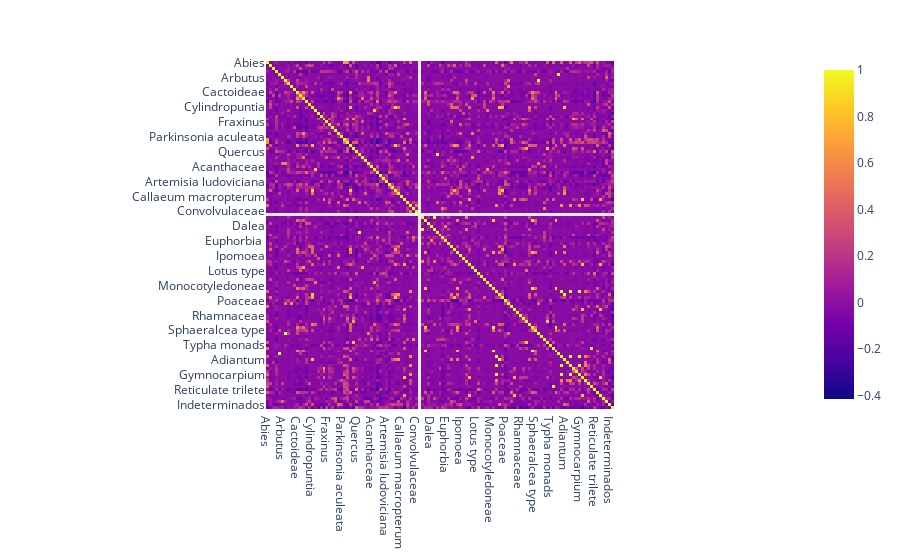

The cell this chart's notebook holds for it:
### Code cell
df_correlations = df.copy()
df_correlations.drop('Profundidad', inplace=True, axis=1)
fig = px.imshow(df_correlations.corr())
fig.show()

### Figure 1 — Plotly figure (JSON) as saved in the notebook; plotly's stock layout.template omitted (floating-point values rounded to 4 significant figures; data arrays with more than 128 entries replaced by an {"elided": "..."} marker saying what was removed)
{"data": [{"coloraxis": "coloraxis", "hovertemplate": "x: %{x}<br>y: %{y}<br>color: %{z}<extra></extra>", "name": "0", "type": "heatmap", "x": ["Abies", "Acacia", "Agave", "Alnus oblongifolia", "Anisacanthus type", "Arbutus", "Berberis", "Bursera", "Bursera laxiflora", "Bursera microphylla", "Cactoideae", "Canotia type", "Ceiba", "Celtis", "Cf. Populus", "Cylindropuntia", "Dasylirion", "Desmanthus", "Dodonaea viscosa", "Ephedra", "Fraxinus", "Juglans", "Juniperus", "Mimosa", "Opuntia", "Parkinsonia aculeata", "Picea", "Pinus", "Prosopis", "Prunus", "Quercus", "Rutaceae", "Salix", "Sambucus type", "Tecoma stans", "Acanthaceae", "Allionia", "Amaranthaceae", "Ambrosia", "Apiaceae", "Artemisia ludoviciana", "Asteroideae", "Boerhavia type", "Boraginaceae", "Brassicaceae", "Callaeum macropterum", "Caryophyllaceae", "Cichorioideae", "Cirsium", "Clematis", "Convolvulaceae", "Crassulaceae", "Croton type", "Cucurbitaceae", "Cyperaceae", "Dalea", "Dicliptera", "Eriogonum", "Eustoma", "Euphorbiaceae", "Euphorbia ", "Evolvulus", "Faboideae", "Gentianaceae", "Hibiscus type", "Ipomoea", "Justicia californica", "Kallstroemia ", "Lamiaceae", "Lippia type", "Lotus type", "Lythrum", "Manihot", "Marina", "Mitracarpus", "Monocotyledoneae", "Nama", "Oenothera", "Onagraceae", "Plantago", "Poaceae", "Poaceae >60µm", "Polemoniaceae", "Polygonum", "Ranunculaceae", "Rhamnaceae", "Rosaceae", "Rubiaceae", "Solanaceae", "Sida", "Sphaeralcea type", "Tetramerium nervosum", "Tribulus ", "Trixis californica", "Typha tetrads", "Typha monads", "Urtica", "Verbenaceae", "Zea mays", "Zygophyllaceae", "Adiantum", "Anemia", "Asplenium ", "Botrychium", "Cheilanthes", "Gymnocarpium", "Lygodium cf.", "Monoleta", "Ophioglossum", "Osmunda", "Reticulate trilete", "Selaginella", "Pellaea", "Spore trilete without perine", "Unknown trilete", "Indeterminados", "Indeterminables"], "xaxis": "x", "y": ["Abies", "Acacia", "Agave", "Alnus oblongifolia", "Anisacanthus type", "Arbutus", "Berberis", "Bursera", "Bursera laxiflora", "Bursera microphylla", "Cactoideae", "Canotia type", "Ceiba", "Celtis", "Cf. Populus", "Cylindropuntia", "Dasylirion", "Desmanthus", "Dodonaea viscosa", "Ephedra", "Fraxinus", "Juglans", "Juniperus", "Mimosa", "Opuntia", "Parkinsonia aculeata", "Picea", "Pinus", "Prosopis", "Prunus", "Quercus", "Rutaceae", "Salix", "Sambucus type", "Tecoma stans", "Acanthaceae", "Allionia", "Amaranthaceae", "Ambrosia", "Apiaceae", "Artemisia ludoviciana", "Asteroideae", "Boerhavia type", "Boraginaceae", "Brassicaceae", "Callaeum macropterum", "Caryophyllaceae", "Cichorioideae", "Cirsium", "Clematis", "Convolvulaceae", "Crassulaceae", "Croton type", "Cucurbitaceae", "Cyperaceae", "Dalea", "Dicliptera", "Eriogonum", "Eustoma", "Euphorbiaceae", "Euphorbia ", "Evolvulus", "Faboideae", "Gentianaceae", "Hibiscus type", "Ipomoea", "Justicia californica", "Kallstroemia ", "Lamiaceae", "Lippia type", "Lotus type", "Lythrum", "Manihot", "Marina", "Mitracarpus", "Monocotyledoneae", "Nama", "Oenothera", "Onagraceae", "Plantago", "Poaceae", "Poaceae >60µm", "Polemoniaceae", "Polygonum", "Ranunculaceae", "Rhamnaceae", "Rosaceae", "Rubiaceae", "Solanaceae", "Sida", "Sphaeralcea type", "Tetramerium nervosum", "Tribulus ", "Trixis californica", "Typha tetrads", "Typha monads", "Urtica", "Verbenaceae", "Zea mays", "Zygophyllaceae", "Adiantum", "Anemia", "Asplenium ", "Botrychium", "Cheilanthes", "Gymnocarpium", "Lygodium cf.", "Monoleta", "Ophioglossum", "Osmunda", "Reticulate trilete", "Selaginella", "Pellaea", "Spore trilete without perine", "Unknown trilete", "Indeterminados", "Indeterminables"], "yaxis": "y", "z": {"elided": "117x117 float values"}}], "layout": {"coloraxis": {"colorscale": [[0, "#0d0887"], [0.1111, "#46039f"], [0.2222, "#7201a8"], [0.3333, "#9c179e"], [0.4444, "#bd3786"], [0.5556, "#d8576b"], [0.6667, "#ed7953"], [0.7778, "#fb9f3a"], [0.8889, "#fdca26"], [1, "#f0f921"]]}, "margin": {"t": 60}, "xaxis": {"anchor": "y", "constrain": "domain", "domain": [0, 1], "scaleanchor": "y"}, "yaxis": {"anchor": "x", "autorange": "reversed", "constrain": "domain", "domain": [0, 1]}}}
